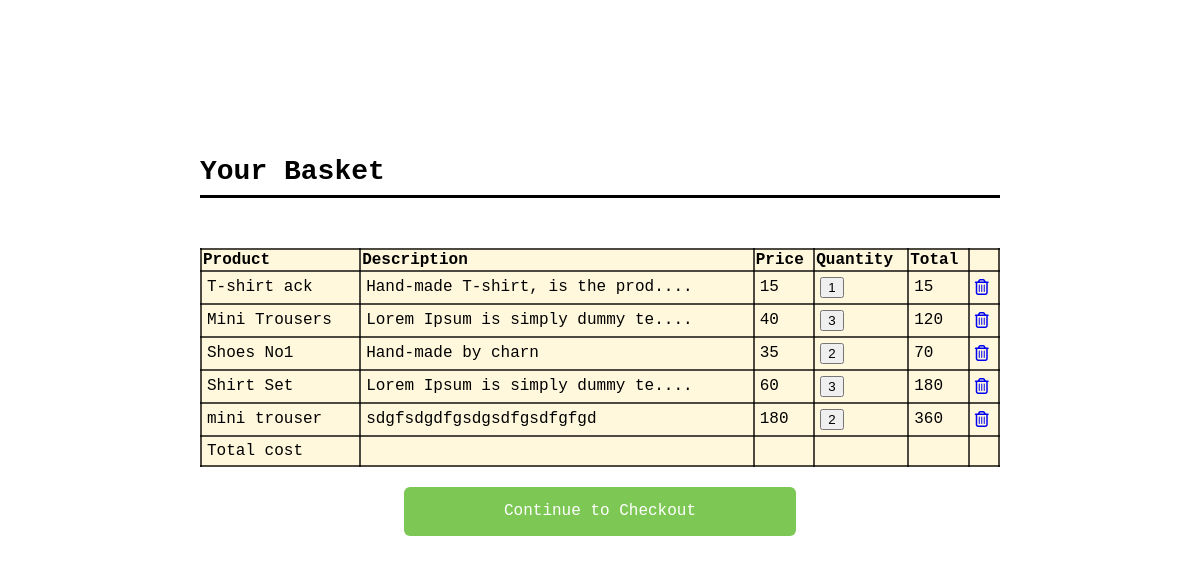
The app's page /basket.php (signed in) with its own data.
### tables this page shows
CREATE TABLE `orders` (
  `order_id` int(11) NOT NULL,
  `user_id` int(11) NOT NULL,
  `order_date` timestamp NOT NULL DEFAULT current_timestamp() ON UPDATE current_timestamp(),
  `order_city` varchar(25) NOT NULL,
  `order_street` varchar(50) NOT NULL,
  `order_room` varchar(25) NOT NULL,
  `product_id` int(11) NOT NULL,
  `quant` int(11) NOT NULL
);

CREATE TABLE `products` (
  `product_id` int(11) NOT NULL,
  `title` varchar(50) NOT NULL,
  `descpt` varchar(255) NOT NULL,
  `prize` int(7) NOT NULL,
  `img` text NOT NULL,
  `product_type` varchar(60) NOT NULL
);

### basket.php (the view, shortened to what this page needs)
<html>
	<head>
		<link rel="stylesheet" type="text/css" href="assets/css/style.css">
    </head>
	<body>
        <div class="m-head">
            <h1>Your Basket </h1>
            <?php
                include "application_top.php";
                $query1=mysqli_query($conn, "SELECT  products.*, orders.* FROM
                 orders INNER JOIN products ON orders.product_id = products.product_id
                 WHERE  orders.user_id='$_SESSION[id]'");
            ?>
            <table class="main">
                <thead>
                    <tr>
                        <th>Product</th>
                        <th>Description</th>
                        <th>Price</th>
                        <th>Quantity</th>
                        <th>Total</th>
                        <th></th>
                    </tr>
                </thead>
                <tbody>
                <?php
                                while($order_row=mysqli_fetch_array($query1))
                                {
                ?>
                    <tr>
                        <td><?php echo $order_row["title"]; ?></td>
                        <td><?php if(strlen($order_row["descpt"])>30)
                        {
                            echo substr($order_row["descpt"],0,30)."....";
                        }
                        else{ echo substr($order_row["descpt"],0,30);}
                        ?></td>
                        <td><?php echo $order_row["prize"]; ?></td>
                        <td>
                            <button><?php echo $order_row['quant']; ?></button>
                        </td>
                        <td><?php echo  $order_row['quant'] * $order_row["prize"]; ?></td>
                        <td><a href="delete.php?id=<?php echo $_SESSION["id"]; ?>" class="" role="button"><i class="far fa-trash-alt"></i></a></td>
                    </tr>
                    <?php } ?>
                    <tr>
                        <td>Total cost</td>
                        <td></td>
                        <td></td>
                        <td></td>
                        <td></td>
                        <td></td>
                    </tr>
                </tbody>
            </table>
            <div class="complete">
                <a href="checkout.html" class="btn btn-card" id="card">Continue to Checkout</a>
            </div>
        </div>
	</body>
</html>

### assets/css/style.css (style rules this page uses)
*, *::before, *::after { margin: 0; bottom: 0; }
html { font-size: 62.5%; box-sizing: border-box; }
body { font-family: 'Courier New', Courier, monospace; font-weight: 400; line-height: 1.6; box-sizing: inherit; }
.btn2, .btn3, .btn4, .btn { font-family: 'Courier New', Courier, monospace; color: white; border: none; display: inline-block; font-size: 22px; outline: none; background: transparent; }
.m-head { width: auto; height: auto; margin: 15rem 20rem; }
.m-head > h1 { background:inherit; font-size: 28px; font-weight: 700; border-bottom: solid; }
div.m-head >table, td, th { border-collapse: collapse; border: 2px solid rgba(0, 0, 0, 0.7); text-align:left; }
.main { margin-top: 5rem; background: cornsilk; width: 100%; }
div.m-head > th, td { padding: 5px; }
.complete { margin-top: 2rem; height: auto; width: 100%; }
.btn-card { position: relative; display: table; margin: 0 auto; background-color: #7DC855; border-radius: 6px; font-size: 16px; color: #FFFFFF; text-decoration: none; padding: 12px 100px; align-items: center; text-align: center; transition: all .5s; }

### records on screen
orders: product.title "T-shirt ack", product.descpt "Hand-made T-shirt, is the prod", product.prize "15", quant "1", $order_row['quant']*$order_row['prize'] "15"
orders: product.title "Mini Trousers", product.descpt "Lorem Ipsum is simply dummy te", product.prize "40", quant "3", $order_row['quant']*$order_row['prize'] "120"
orders: product.title "Shoes No1", product.descpt "Hand-made by charn", product.prize "35", quant "2", $order_row['quant']*$order_row['prize'] "70"
orders: product.title "Shirt Set", product.descpt "Lorem Ipsum is simply dummy te", product.prize "60", quant "3", $order_row['quant']*$order_row['prize'] "180"
orders: product.title "mini trouser", product.descpt "sdgfsdgdfgsdgsdfgsdfgfgd", product.prize "180", quant "2", $order_row['quant']*$order_row['prize'] "360"
